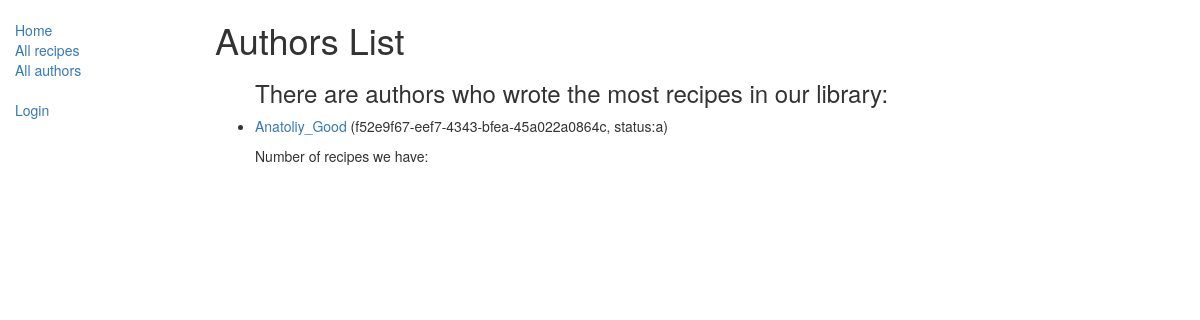
Screenshot of /catalog/authors/ with the database file from the repository.
### catalog/models.py (models this page shows, shortened)
class Author(models.Model):
    id = models.UUIDField(primary_key=True, default=uuid.uuid4, help_text="Unique ID for each author")
    nickname = models.OneToOneField(User, on_delete=models.CASCADE, null=True)
    USER_STATUS = (
        ('a', 'Active'),
        ('b', 'Blocked'),
    )
    status = models.CharField(max_length=1, choices=USER_STATUS, blank=True, default='a')
    class Meta:
        permissions = (("can_mark_blocked", "Set recipe or author as blocked"),)
    def get_absolute_url(self):
        return reverse('author-detail', args=[str(self.id)])

### catalog/views.py (the view)
class AuthorListView(generic.ListView):
    model = Author
    template_name = "catalog/templates/catalog/author_list.html"
    pagination_by = 10

### catalog/templates/catalog/author_list.html (shortened to what this page needs)
{% extends "base_generic.html" %}
{% block content %}
    <h1>Authors List</h1>
    {% if author_list %}
        <ul>
            <h3>There are authors who wrote the most recipes in our library:</h3>
              {% for author in author_list %}
                  {% if author.status == "a" %}
                      <li>
                        <p><a href="{{ author.get_absolute_url }}">{{ author.nickname }}</a> ({{ author.id }}, status:{{ author.status }}) </p>
                          <p>Number of recipes we have: {{ author.num_recipes }}</p>
                      </li>
                  {% endif %}
              {% endfor %}
        </ul>
        {% else %}
      <h3>There are no authors in the library.</h3>
    {% endif %}
{% endblock %}

### rows the page displays
Author: nickname "Anatoliy_Good", id "f52e9f67-eef7-4343-bfea-45a022a0864c", status "a"
